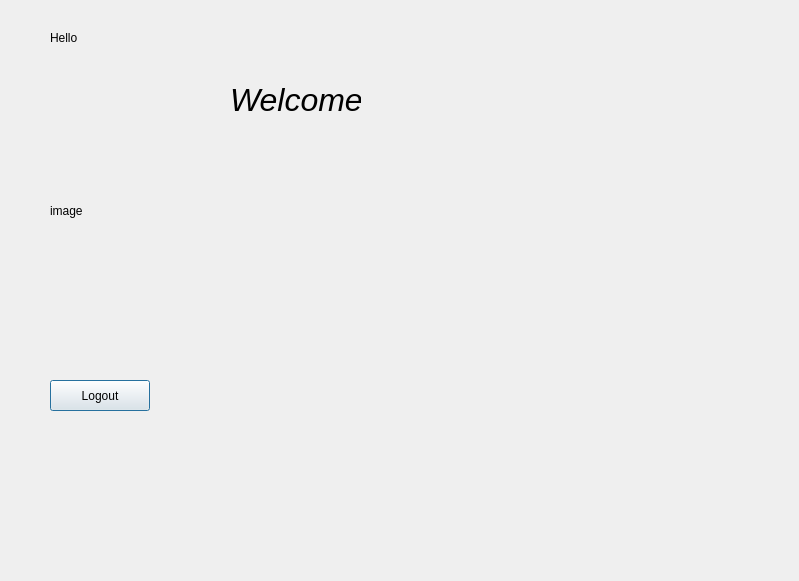
<?xml version="1.0" encoding="UTF-8"?>
<ui version="4.0">
 <class>Dialog</class>
 <widget class="QDialog" name="Dialog">
  <property name="geometry">
   <rect>
    <x>0</x>
    <y>0</y>
    <width>799</width>
    <height>581</height>
   </rect>
  </property>
  <property name="windowTitle">
   <string>Dialog</string>
  </property>
  <widget class="QLabel" name="labelHello">
   <property name="geometry">
    <rect>
     <x>50</x>
     <y>30</y>
     <width>58</width>
     <height>16</height>
    </rect>
   </property>
   <property name="text">
    <string>Hello</string>
   </property>
  </widget>
  <widget class="QLabel" name="labelImage">
   <property name="geometry">
    <rect>
     <x>50</x>
     <y>60</y>
     <width>471</width>
     <height>301</height>
    </rect>
   </property>
   <property name="text">
    <string>image</string>
   </property>
  </widget>
  <widget class="QLabel" name="labelWelcome">
   <property name="geometry">
    <rect>
     <x>230</x>
     <y>80</y>
     <width>131</width>
     <height>41</height>
    </rect>
   </property>
   <property name="text">
    <string>&lt;html&gt;&lt;head/&gt;&lt;body&gt;&lt;p&gt;&lt;span style=&quot; font-size:24pt; font-style:italic;&quot;&gt;Welcome&lt;/span&gt;&lt;/p&gt;&lt;/body&gt;&lt;/html&gt;</string>
   </property>
  </widget>
  <widget class="QPushButton" name="pushButtonLogout">
   <property name="geometry">
    <rect>
     <x>50</x>
     <y>380</y>
     <width>100</width>
     <height>31</height>
    </rect>
   </property>
   <property name="text">
    <string>Logout</string>
   </property>
  </widget>
 </widget>
 <resources/>
 <connections/>
</ui>
